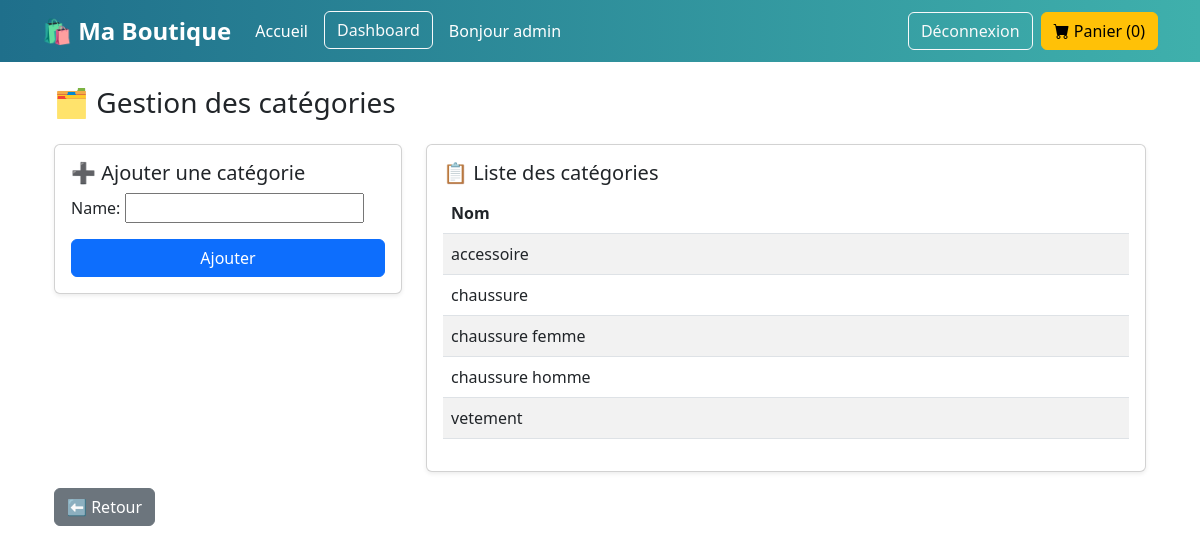
Screenshot of /dashboard/categories/ (signed in) with the database file from the repository.
### trade/models.py (models this page shows, shortened)
class Category(models.Model):
    name = models.CharField(max_length=100)

### trade/views.py (the view)
# urls.py: path('dashboard/categories/', views.category_dashboard, name='category_dashboard'),
@user_passes_test(lambda u: u.is_staff)
def category_dashboard(request):
    categories = Category.objects.all().order_by('name')
    if request.method == 'POST':
        form = CategoryForm(request.POST)
        if form.is_valid():
            form.save()
            return redirect('category_dashboard')
    else:
        form = CategoryForm()
    return render(request, 'trade/category_dashboard.html', {
        'form': form,
        'categories': categories
    })

### trade/forms.py
class CategoryForm(forms.ModelForm):
    class Meta:
        model = Category
        fields = ['name']

### trade/templates/trade/category_dashboard.html (shortened to what this page needs)
{% extends 'trade/base.html' %}
{% block content %}
<div class="container mt-4">
    <h3 class="mb-4">🗂 Gestion des catégories</h3>
    <div class="row">
        <div class="col-md-4">
            <div class="card p-3 shadow-sm">
                <h5>➕ Ajouter une catégorie</h5>
                <form method="POST">
                    {{ form.as_p }}
                    <button type="submit" class="btn btn-primary w-100">Ajouter</button>
                </form>
            </div>
        </div>
        <div class="col-md-8">
            <div class="card p-3 shadow-sm">
                <h5>📋 Liste des catégories</h5>
                <table class="table table-striped">
                    <thead>
                        <tr>
                            <th>Nom</th>
                        </tr>
                    </thead>
                    <tbody>
                        {% for cat in categories %}
                        <tr>
                            <td>{{ cat.name }}</td>
                        </tr>
                        {% empty %}
                        <tr>
                            <td>Aucune catégorie</td>
                        </tr>
                        {% endfor %}
                    </tbody>
                </table>
            </div>
        </div>
    </div>
    <a href="{% url 'main_dashboard' %}" class="btn btn-secondary mt-3">⬅ Retour</a>
</div>
{% endblock %}

### trade/templates/trade/navbar.html (shortened to what this page needs)
<!DOCTYPE html>
<html>
<head>
    <link href="https://cdn.jsdelivr.net/npm/bootstrap@5.3.0/dist/css/bootstrap.min.css" rel="stylesheet">
    <link href="https://cdn.jsdelivr.net/npm/bootstrap-icons@1.10.5/font/bootstrap-icons.css" rel="stylesheet">
</head>
<body>
<nav class="navbar navbar-expand-lg navbar-custom">
  <div class="container">
    <a class="navbar-brand" href="/">🛍 Ma Boutique</a>
    <div class="collapse navbar-collapse" id="menu">
        <ul class="navbar-nav me-auto mb-2 mb-lg-0">
            <li class="nav-item">
                <a class="nav-link" href="/">Accueil</a>
            </li>
            {% if user.is_staff %}
            <li class="nav-item">
                <a href="{% url 'main_dashboard' %}" class="btn btn-outline-light btn-custom">Dashboard</a>
            </li>
            {% endif %}
            {% if user.is_authenticated %}
            <li class="nav-item">
                <span class="nav-link">Bonjour {{ user.username }}</span>
            </li>
            {% endif %}
        </ul>
        <div class="d-flex align-items-center gap-2">
            {% if user.is_authenticated %}
                <a href="{% url 'logout' %}" class="btn btn-outline-light btn-custom">Déconnexion</a>
            {% else %}
                <a href="{% url 'login' %}" class="btn btn-outline-light btn-custom">Connexion</a>
                <a href="{% url 'signup' %}" class="btn btn-light btn-custom">Inscription</a>
            {% endif %}
            <a href="{% url 'cart_detail' %}" class="btn btn-warning btn-custom">
                <i class="bi bi-cart-fill"></i> Panier ({{ request.session.cart|length|default:0 }})
            </a>
        </div>
    </div>
  </div>
</nav>
</body>
</html>

### trade/templates/trade/navbar.html (style rules this page uses)
.navbar-custom { background: linear-gradient(90deg, #1f6f8b, #3fb0ac); }
.navbar-custom .nav-link { color: #fff; font-weight: 500; transition: color 0.3s; }
.navbar-brand { font-weight: 700; color: #fff; font-size: 1.5rem; }
.btn-custom { transition: all 0.3s; }
.navbar-nav { gap: 0.5rem; }

### rows the page displays
Category: name "accessoire"
Category: name "chaussure"
Category: name "chaussure femme"
Category: name "chaussure homme"
Category: name "vetement"

### other values shown
{{ user.username }} "admin"
{{ request.session.cart|length|default:0 }} "0"
